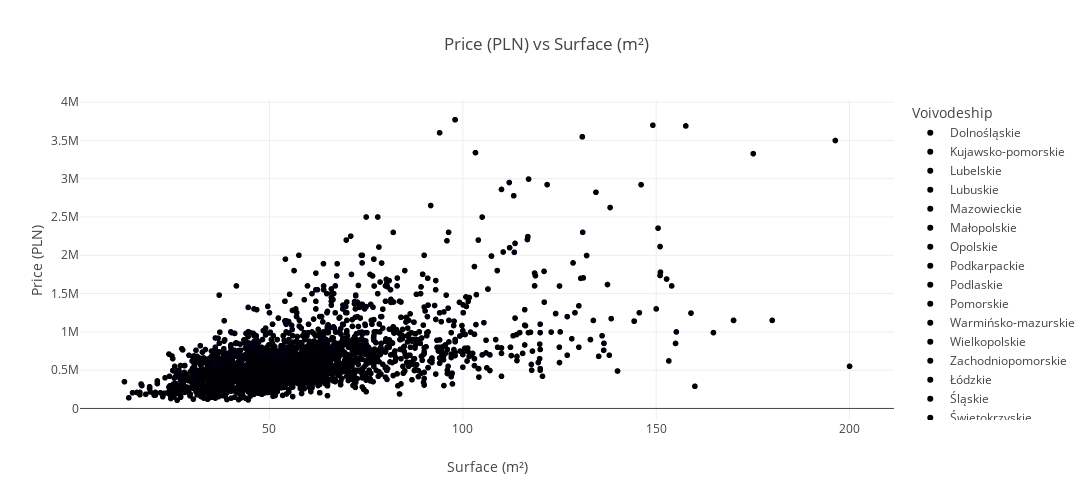

Here is the notebook cell this chart was saved with:
### Code cell
voivodeships = df_cleaned['Voivodeship'].unique()
fig = px.scatter(df_cleaned, x='Surface', y='Price', title='Price (PLN) vs Surface (m²)', color='Voivodeship', category_orders={'Voivodeship': sorted(voivodeships)},
                 labels={'Surface': 'Surface (m²)', 'Price': 'Price (PLN)'},
                 hover_data=['Price_per_m2'],
                 width=1200,
                 height=500)
fig.show()

### Figure 1 — Plotly figure (JSON) as saved in the notebook; plotly's stock layout.template omitted (floating-point values rounded to 4 significant figures; data arrays with more than 128 entries replaced by an {"elided": "..."} marker saying what was removed)
{"data": [{"customdata": {"elided": "335x1 float values"}, "hovertemplate": "Voivodeship=Dolnośląskie<br>Surface (m²)=%{x}<br>Price (PLN)=%{y}<br>Price_per_m2=%{customdata[0]}<extra></extra>", "legendgroup": "Dolnośląskie", "marker": {"color": "#000001", "symbol": "circle"}, "mode": "markers", "name": "Dolnośląskie", "showlegend": true, "type": "scattergl", "x": {"elided": "335 float values"}, "xaxis": "x", "y": {"elided": "335 int values"}, "yaxis": "y"}, {"customdata": {"elided": "157x1 float values"}, "hovertemplate": "Voivodeship=Kujawsko-pomorskie<br>Surface (m²)=%{x}<br>Price (PLN)=%{y}<br>Price_per_m2=%{customdata[0]}<extra></extra>", "legendgroup": "Kujawsko-pomorskie", "marker": {"color": "#000002", "symbol": "circle"}, "mode": "markers", "name": "Kujawsko-pomorskie", "showlegend": true, "type": "scattergl", "x": {"elided": "157 float values"}, "xaxis": "x", "y": {"elided": "157 int values"}, "yaxis": "y"}, {"customdata": [[6992.0], [6667.0], [9151.0], [8569.0], [4236.0], [2738.0], [5370.0], [6276.0], [13230.0], [9632.0], [9300], [8365.0], [8330.0], [13000.0], [12480.0], [8800], [8444.0], [11590.0], [9137.0], [7184.0], [8487.0], [5611.0], [15000], [5482.0], [9744.0], [9300], [9000], [8700], [9300], [8330.0], [11430.0], [6123.0], [5659.0], [8196.0], [7538.0], [11220.0], [9737.0], [6389.0], [13230.0], [13040.0], [7726.0], [7641.0], [6118.0], [10550.0], [11110.0], [11630.0], [6635.0], [5532.0], [10150], [12500], [5440.0], [9896.0], [7966.0], [9229.0], [11680.0], [7992.0]], "hovertemplate": "Voivodeship=Lubelskie<br>Surface (m²)=%{x}<br>Price (PLN)=%{y}<br>Price_per_m2=%{customdata[0]}<extra></extra>", "legendgroup": "Lubelskie", "marker": {"color": "#000003", "symbol": "circle"}, "mode": "markers", "name": "Lubelskie", "showlegend": true, "type": "scattergl", "x": [52.2, 42, 53, 36.76, 117.8, 42, 27, 42.86, 31, 57, 67.58, 52, 47.9, 51.74, 64, 65.21, 45, 62.47, 69.5, 24.36, 22.27, 40.1, 71.45, 114, 39, 52.17, 61.4, 55, 67.58, 47.9, 67, 101.1, 49.3, 56, 62.22, 59.7, 45.7, 180, 31, 29.84, 84, 64, 48.87, 51.17, 46.71, 64.5, 52, 62.37, 100, 93, 83, 48, 59, 70.43, 38, 51.93], "xaxis": "x", "y": [365000, 280000, 485000, 315000, 499000, 115000, 145000, 269000, 410000, 549000, 628494, 435000, 399000, 672568, 799000, 573848, 380000, 724000, 635000, 175000, 189000, 225000, 1071750, 625000, 380000, 485181, 552600, 478500, 628494, 399000, 766000, 619000, 279000, 459000, 469000, 670000, 445000, 1150000, 410000, 389000, 649000, 489000, 299000, 540000, 519000, 750000, 345000, 345000, 1015000, 1162500, 451500, 475000, 470000, 650000, 444000, 415000], "yaxis": "y"}, {"customdata": [[10820.0], [7439.0], [8536.0], [4372.0], [8781.0], [6667.0], [6254.0], [8478.0], [10220.0], [10140.0], [3400], [7833.0], [8522.0], [4730.0], [6313.0], [7760.0], [8704.0], [10000], [9138.0], [4199.0], [9359.0], [3400], [7833.0], [4689.0], [8529.0], [6583.0], [9082.0], [7797.0], [9579.0], [9500], [7945.0], [7255.0], [5797.0], [7308.0]], "hovertemplate": "Voivodeship=Lubuskie<br>Surface (m²)=%{x}<br>Price (PLN)=%{y}<br>Price_per_m2=%{customdata[0]}<extra></extra>", "legendgroup": "Lubuskie", "marker": {"color": "#000004", "symbol": "circle"}, "mode": "markers", "name": "Lubuskie", "showlegend": true, "type": "scattergl", "x": [60, 98, 69, 45.4, 37, 72, 62.2, 56.5, 52.83, 85.7, 90, 27.96, 57.5, 97.23, 59.4, 66.6, 54, 55, 29, 51.2, 45.41, 90, 27.96, 72.3, 51, 60.61, 60.01, 59, 58, 80.07, 60.4, 51, 37, 39], "xaxis": "x", "y": [649000, 729000, 589000, 198500, 324900, 480000, 389000, 479000, 540000, 869000, 306000, 219000, 490000, 459900, 375000, 516820, 470000, 550000, 265000, 215000, 425000, 306000, 219000, 339000, 435000, 399000, 545000, 460000, 555555, 760665, 479900, 370000, 214500, 285000], "yaxis": "y"}, {"customdata": {"elided": "472x1 float values"}, "hovertemplate": "Voivodeship=Mazowieckie<br>Surface (m²)=%{x}<br>Price (PLN)=%{y}<br>Price_per_m2=%{customdata[0]}<extra></extra>", "legendgroup": "Mazowieckie", "marker": {"color": "#000005", "symbol": "circle"}, "mode": "markers", "name": "Mazowieckie", "showlegend": true, "type": "scattergl", "x": {"elided": "472 float values"}, "xaxis": "x", "y": {"elided": "472 int values"}, "yaxis": "y"}, {"customdata": {"elided": "236x1 float values"}, "hovertemplate": "Voivodeship=Małopolskie<br>Surface (m²)=%{x}<br>Price (PLN)=%{y}<br>Price_per_m2=%{customdata[0]}<extra></extra>", "legendgroup": "Małopolskie", "marker": {"color": "#000006", "symbol": "circle"}, "mode": "markers", "name": "Małopolskie", "showlegend": true, "type": "scattergl", "x": {"elided": "236 float values"}, "xaxis": "x", "y": {"elided": "236 int values"}, "yaxis": "y"}, {"customdata": [[3784.0], [5500], [9455.0], [6311.0], [9268.0], [6843.0], [5106.0], [6879.0], [6564.0], [6701.0], [5145.0], [10320.0], [8000], [4354.0], [11730.0], [4278.0], [6196.0], [6545.0], [5401.0]], "hovertemplate": "Voivodeship=Opolskie<br>Surface (m²)=%{x}<br>Price (PLN)=%{y}<br>Price_per_m2=%{customdata[0]}<extra></extra>", "legendgroup": "Opolskie", "marker": {"color": "#000007", "symbol": "circle"}, "mode": "markers", "name": "Opolskie", "showlegend": true, "type": "scattergl", "x": [74, 61.69, 63.46, 103, 57.08, 51, 47, 58, 48.6, 49.1, 48.4, 54.28, 58.24, 48, 46.8, 97, 46, 57.6, 46.1], "xaxis": "x", "y": [280000, 339295, 600000, 650000, 529000, 349000, 240000, 399000, 319000, 329000, 249000, 560000, 465920, 209000, 549000, 415000, 285000, 377000, 249000], "yaxis": "y"}, {"customdata": [[10340.0], [5198.0], [9080.0], [7895.0], [6837.0], [9775.0], [9125.0], [6918.0], [8944.0], [10270.0], [8296.0], [12230.0], [9293.0], [7543.0], [7629.0], [8534.0], [10550.0], [5375.0], [7317.0], [11880.0], [10380.0]], "hovertemplate": "Voivodeship=Podkarpackie<br>Surface (m²)=%{x}<br>Price (PLN)=%{y}<br>Price_per_m2=%{customdata[0]}<extra></extra>", "legendgroup": "Podkarpackie", "marker": {"color": "#000008", "symbol": "circle"}, "mode": "markers", "name": "Podkarpackie", "showlegend": true, "type": "scattergl", "x": [38.21, 96, 64.87, 76, 72.4, 102, 50.3, 63.6, 71, 63.17, 77, 85.74, 62.2, 61.65, 52.17, 58, 58.66, 78.14, 60, 62.7, 44.2], "xaxis": "x", "y": [395000, 499000, 589000, 600000, 495000, 997000, 459000, 440000, 635000, 649000, 638800, 1049000, 578000, 465000, 398000, 495000, 619000, 420000, 439000, 745000, 459000], "yaxis": "y"}, {"customdata": [[4750], [4295.0], [6500], [8539.0], [10240.0], [8696.0], [9747.0], [8442.0], [7555.0], [7798.0], [5928.0], [6395.0], [7131.0], [6774.0], [9184.0], [13740.0], [10970.0], [8442.0], [7555.0], [8612.0], [8942.0], [10994], [6533.0], [6684.0], [6155.0], [6583.0], [8330.0], [11060.0], [5680.0], [5502.0], [8253.0], [14660.0], [9896.0], [9118.0], [10990.0], [9322.0], [8904.0], [8413.0], [8348.0], [7273.0], [7647.0], [4754.0], [7992.0], [12225], [9384.0]], "hovertemplate": "Voivodeship=Podlaskie<br>Surface (m²)=%{x}<br>Price (PLN)=%{y}<br>Price_per_m2=%{customdata[0]}<extra></extra>", "legendgroup": "Podlaskie", "marker": {"color": "#000009", "symbol": "circle"}, "mode": "markers", "name": "Podlaskie", "showlegend": true, "type": "scattergl", "x": [96, 45.4, 48, 47.9, 20.5, 48.3, 59.4, 77, 58.9, 50.27, 58.2, 86, 61, 62, 98, 57.49, 52.4, 77, 58.9, 69.79, 78.62, 50, 107, 95, 74.74, 60.61, 44.3, 34.28, 66.9, 84.7, 72.7, 73, 38.6, 63.5, 44.5, 38.08, 73, 41.6, 45.4, 60.5, 42.5, 61, 56.93, 40, 44.12], "xaxis": "x", "y": [456000, 195000, 312000, 409000, 210000, 420000, 579000, 650000, 445000, 392000, 345000, 549999, 435000, 420000, 900000, 790000, 575000, 650000, 445000, 601000, 703000, 549700, 699000, 635000, 460000, 399000, 369000, 379000, 380000, 466000, 600000, 1069999, 382000, 579000, 489000, 355000, 650000, 350000, 379000, 440000, 325000, 290000, 455000, 489000, 414000], "yaxis": "y"}, {"customdata": {"elided": "414x1 float values"}, "hovertemplate": "Voivodeship=Pomorskie<br>Surface (m²)=%{x}<br>Price (PLN)=%{y}<br>Price_per_m2=%{customdata[0]}<extra></extra>", "legendgroup": "Pomorskie", "marker": {"color": "#000010", "symbol": "circle"}, "mode": "markers", "name": "Pomorskie", "showlegend": true, "type": "scattergl", "x": {"elided": "414 float values"}, "xaxis": "x", "y": {"elided": "414 int values"}, "yaxis": "y"}, {"customdata": [[3493.0], [9167.0], [5317.0], [6765.0], [8242.0], [3347.0], [7244.0], [7397.0], [6114.0], [5675.0], [7295.0], [3546.0], [9015.0], [11440.0], [3345.0], [9167.0], [22890.0], [6833.0], [10800], [11670.0], [4799.0], [7088.0], [7317.0], [5795.0], [8211.0], [3347.0], [7244.0], [7397.0], [11200.0], [6497.0], [5253.0], [8463.0], [5100], [6094.0], [7746.0], [6942.0], [4377.0], [6477.0], [8429.0], [5437.0], [8863.0], [8448.0]], "hovertemplate": "Voivodeship=Warmińsko-mazurskie<br>Surface (m²)=%{x}<br>Price (PLN)=%{y}<br>Price_per_m2=%{customdata[0]}<extra></extra>", "legendgroup": "Warmińsko-mazurskie", "marker": {"color": "#000001", "symbol": "circle"}, "mode": "markers", "name": "Warmińsko-mazurskie", "showlegend": true, "type": "scattergl", "x": [140, 36, 71.47, 91.5, 65.52, 74.4, 50.79, 51.91, 44, 51.1, 54.56, 83.2, 96.4, 49.4, 58.3, 36, 56.8, 49.76, 60.74, 51, 32.3, 47.83, 60, 44, 51.15, 74.4, 50.79, 51.91, 19.2, 84.5, 45.5, 57.9, 53.79, 59.07, 59, 69, 51.4, 61.6, 42, 84.6, 46.6, 49.6], "xaxis": "x", "y": [489000, 330000, 380000, 619000, 540000, 249000, 367900, 384000, 269000, 290000, 398000, 295000, 869000, 565000, 195000, 330000, 1300000, 340000, 655992, 595000, 155000, 339000, 439000, 255000, 420000, 249000, 367900, 384000, 215000, 549000, 239000, 490000, 274329, 360000, 457000, 479000, 225000, 399000, 354000, 460000, 413000, 419000], "yaxis": "y"}, {"customdata": {"elided": "207x1 float values"}, "hovertemplate": "Voivodeship=Wielkopolskie<br>Surface (m²)=%{x}<br>Price (PLN)=%{y}<br>Price_per_m2=%{customdata[0]}<extra></extra>", "legendgroup": "Wielkopolskie", "marker": {"color": "#000002", "symbol": "circle"}, "mode": "markers", "name": "Wielkopolskie", "showlegend": true, "type": "scattergl", "x": {"elided": "207 float values"}, "xaxis": "x", "y": {"elided": "207 int values"}, "yaxis": "y"}, {"customdata": {"elided": "151x1 float values"}, "hovertemplate": "Voivodeship=Zachodniopomorskie<br>Surface (m²)=%{x}<br>Price (PLN)=%{y}<br>Price_per_m2=%{customdata[0]}<extra></extra>", "legendgroup": "Zachodniopomorskie", "marker": {"color": "#000003", "symbol": "circle"}, "mode": "markers", "name": "Zachodniopomorskie", "showlegend": true, "type": "scattergl", "x": {"elided": "151 float values"}, "xaxis": "x", "y": {"elided": "151 int values"}, "yaxis": "y"}, {"customdata": [[8830.0], [5830.0], [12200], [3060.0], [3152.0], [10200], [6856.0], [8585.0], [8800], [7556.0], [8750], [5075.0], [7867.0], [7412.0], [7577.0], [6200], [10900.0], [13000], [13990.0], [5500], [6702.0], [9312.0], [6959.0], [12230.0], [7500], [7557.0], [6914.0], [7500], [8719.0], [6810.0], [10120.0], [9731.0], [10010.0], [3585.0], [9926.0], [8830.0], [9377.0], [4317.0], [3585.0], [5294.0], [12230.0], [8800], [8915.0], [7300], [7300], [8662.0], [8143.0], [8400], [14500], [8300], [8924], [9150.0], [9000], [8984.0], [8913.0], [9603.0], [10190.0], [9199.0], [8000], [12790.0], [14060.0], [9655.0], [7838.0], [4481.0], [7346.0], [6365.0], [8837.0], [13200], [9948.0], [10260.0], [12850.0], [10520.0], [6946.0], [7206.0], [9000], [10150.0], [8722.0], [5576.0], [8652.0], [8719.0], [9926.0], [9377.0], [6811.0], [7266.0], [6952.0], [6250], [6702.0], [6003.0], [7944.0], [9966.0], [6889.0], [9730.0], [5977.0], [6738.0], [8507.0], [8737.0], [8984.0], [8924], [8850.0], [7824.0], [7360.0], [9700], [7041.0], [8257.0], [5224.0], [7500], [6830.0], [10500], [7910.0], [6403.0], [8750.0], [10430.0], [4754.0], [5299.0], [6652.0], [5626.0], [10650.0], [6848.0], [14890.0], [8600]], "hovertemplate": "Voivodeship=Łódzkie<br>Surface (m²)=%{x}<br>Price (PLN)=%{y}<br>Price_per_m2=%{customdata[0]}<extra></extra>", "legendgroup": "Łódzkie", "marker": {"color": "#000004", "symbol": "circle"}, "mode": "markers", "name": "Łódzkie", "showlegend": true, "type": "scattergl", "x": [47, 60.03, 25, 43.79, 42.51, 40.04, 97, 53, 43.7, 45, 72, 53, 75, 60.58, 26, 45.5, 66.03, 131.2, 27, 60, 47, 42.42, 74, 47, 54.66, 64.84, 72.32, 38, 36.7, 58, 57.1, 52, 48.46, 41, 35.26, 47, 53, 86.85, 41, 24.5, 47, 48.12, 47, 94.56, 96.98, 74, 35, 56.65, 92.7, 46.98, 50, 41.23, 31, 43.3, 46, 67.45, 27, 44.81, 51.48, 43, 78.39, 36.25, 37, 97.07, 53.46, 45.56, 52.61, 100.9, 40.34, 36.72, 60.69, 25.37, 61.91, 63, 55.4, 38.6, 60.62, 48.24, 44.5, 36.7, 35.26, 53, 32.3, 64, 86.16, 36, 47, 58.3, 90, 58, 45, 37, 47.18, 64.56, 72.88, 45.21, 43.3, 50, 46.17, 46.65, 44.7, 44.88, 98, 35, 67, 28, 22.4, 37.83, 67, 46.7, 84.85, 44.57, 61, 39.01, 45.1, 63.1, 75, 92, 19, 32.81], "xaxis": "x", "y": [415000, 350000, 305000, 134000, 134000, 408408, 665000, 455000, 384560, 340000, 630000, 269000, 590000, 449000, 197000, 282100, 720000, 1704950, 377600, 330000, 315000, 395000, 515000, 575000, 409950, 490000, 500000, 285000, 320000, 395000, 578000, 506000, 485000, 147000, 350000, 415000, 497000, 374900, 147000, 129700, 575000, 423456, 419000, 690288, 707954, 641000, 285000, 475860, 1344150, 389934, 446200, 377254, 279000, 389000, 410000, 647700, 275000, 412200, 411840, 550000, 1102500, 350000, 290000, 435000, 392700, 290000, 464900, 1332144, 401300, 376615, 780000, 266990, 430000, 454000, 498600, 391600, 528700, 269000, 385000, 320000, 350000, 497000, 220000, 465000, 599000, 225000, 315000, 350000, 715000, 578000, 310000, 360000, 282000, 435000, 620000, 395000, 389000, 446200, 408604, 365000, 329000, 435336, 690000, 289000, 350000, 210000, 153000, 397215, 530000, 299000, 742437, 465000, 290000, 206700, 300000, 355000, 799000, 630000, 283000, 282166], "yaxis": "y"}, {"customdata": {"elided": "250x1 float values"}, "hovertemplate": "Voivodeship=Śląskie<br>Surface (m²)=%{x}<br>Price (PLN)=%{y}<br>Price_per_m2=%{customdata[0]}<extra></extra>", "legendgroup": "Śląskie", "marker": {"color": "#000005", "symbol": "circle"}, "mode": "markers", "name": "Śląskie", "showlegend": true, "type": "scattergl", "x": {"elided": "250 float values"}, "xaxis": "x", "y": {"elided": "250 int values"}, "yaxis": "y"}, {"customdata": [[10000.0], [6700], [5833.0], [9359.0], [11500], [9536.0], [8470.0], [11500], [4984.0], [4725.0], [12740.0], [7080], [11140.0], [8000], [12450.0], [6417.0], [8286.0], [11000], [5659.0], [11080.0], [7500], [8645.0], [10600], [7851.0], [9536.0], [8470.0], [5673.0], [7321.0], [5379.0], [7097.0], [7823.0], [4390.0], [8261.0], [12480.0], [9730.0]], "hovertemplate": "Voivodeship=Świętokrzyskie<br>Surface (m²)=%{x}<br>Price (PLN)=%{y}<br>Price_per_m2=%{customdata[0]}<extra></extra>", "legendgroup": "Świętokrzyskie", "marker": {"color": "#000006", "symbol": "circle"}, "mode": "markers", "name": "Świętokrzyskie", "showlegend": true, "type": "scattergl", "x": [59.5, 71, 48, 39, 151, 36.6, 36.6, 151, 63, 42.12, 42, 60.55, 65.51, 69.2, 70.65, 120, 108.5, 84.06, 87.47, 26.8, 46.2, 36.9, 44, 50.31, 36.6, 36.6, 58.25, 59.95, 51.5, 47.2, 59.95, 59, 46, 64, 78.01], "xaxis": "x", "y": [594999, 475700, 280000, 365000, 1736500, 349000, 310000, 1736500, 314000, 199000, 535000, 428694, 730000, 553600, 879900, 770000, 899000, 924660, 495000, 297000, 346500, 319000, 466400, 395000, 349000, 310000, 330456, 438900, 277000, 335000, 469000, 259000, 380000, 799000, 759000], "yaxis": "y"}], "layout": {"height": 500, "legend": {"title": {"text": "Voivodeship"}, "tracegroupgap": 0}, "title": {"text": "Price (PLN) vs Surface (m²)"}, "width": 1200, "xaxis": {"anchor": "y", "domain": [0, 1], "title": {"text": "Surface (m²)"}}, "yaxis": {"anchor": "x", "domain": [0, 1], "title": {"text": "Price (PLN)"}}}}
